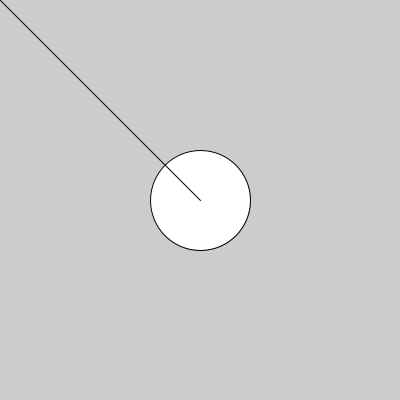
Frame 1 (no input)
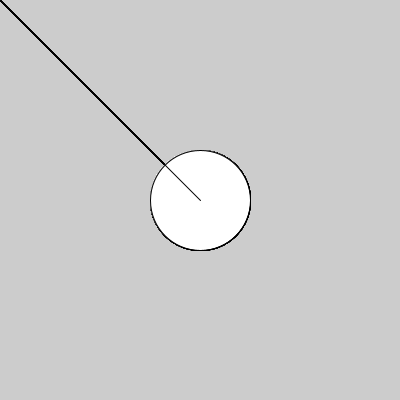
Frame 60 (the mouse pressed at the canvas centre just before this capture)
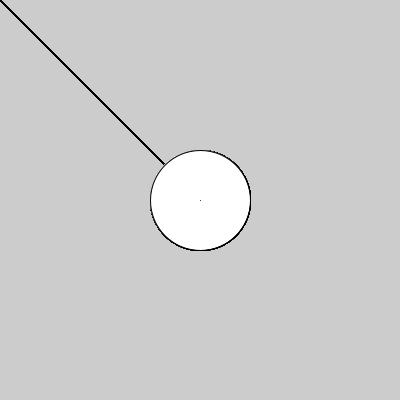
Frame 120 (the mouse held since frame 60 and released just before this capture)

The Processing sketch that drew these frames (run headless with seeded random() and noise(); from frame 60 on, the mouse is pressed at the canvas centre):

// Processing sketch: CursorLine
// ── CursorLine.pde
// Evan C. 2-1, Feb 19

void setup(){
  size(400,400);
}
void draw(){
  fill(255);
  circle(200, 200, 100);
  line(200,200, mouseX, mouseY);
}
